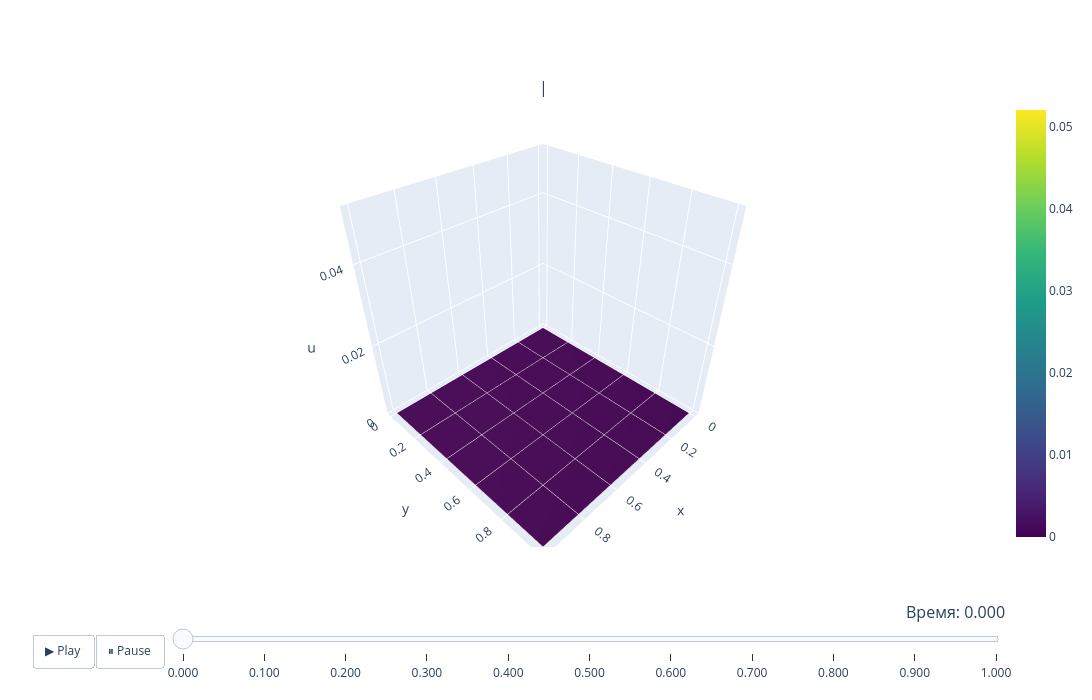

The notebook cell saved with this chart:
### Markdown cell above
### Поверхности

### Code cell
z_min = R.min()
z_max = R.max()

fig = make_subplots(
    rows=1, cols=1, 
    subplot_titles=("|u - v|"),
    specs=[[{"type": "surface"}]]
)

trace_R = go.Surface(
    x=x, y=y, z=R[:, :, 0].T,
    cmin=z_min, cmax=z_max, colorscale='Viridis', colorbar=dict(x=1.0)
)
fig.add_trace(trace_R, row=1, col=1)

frames = []
for k in range(len(t)):
    frames.append(
        go.Frame(
            data=[
                go.Surface(z=R[:, :, k].T),
            ],
            name=f"t = {t[k]:.3f}"
        )
    )
fig.frames = frames

updatemenus = [
    {
        "buttons": [
            {
                "args": [None, {"frame": {"duration": 200, "redraw": True}, "fromcurrent": True}],
                "label": "▶ Play",
                "method": "animate"
            },
            {
                "args": [[None], {"frame": {"duration": 0, "redraw": True}, "mode": "immediate", "transition": {"duration": 0}}],
                "label": "⏸ Pause",
                "method": "animate"
            }
        ],
        "direction": "left",
        "pad": {"r": 10, "t": 87},
        "showactive": False,
        "type": "buttons",
        "x": 0.1,
        "xanchor": "right",
        "y": 0,
        "yanchor": "top"
    }
]

sliders = [
    {
        "active": 0,
        "yanchor": "top",
        "xanchor": "left",
        "currentvalue": {
            "font": {"size": 16},
            "prefix": "Время: ",
            "visible": True,
            "xanchor": "right"
        },
        "transition": {"duration": 100, "easing": "cubic-in-out"},
        "pad": {"b": 10, "t": 50},
        "len": 0.9,
        "x": 0.1,
        "y": 0,
        "steps": [
            {
                "args": [[f"t = {t[k]:.3f}"], {"frame": {"duration": 100, "redraw": True}, "mode": "immediate"}],
                "label": f"{t[k]:.3f}",
                "method": "animate"
            } for k in range(len(t))
        ]
    }
]

scene_config = dict(
    xaxis=dict(title='x'),
    yaxis=dict(title='y'),
    zaxis=dict(title='u', range=[z_min, z_max])
)

fig.update_layout(
    updatemenus=updatemenus,
    sliders=sliders,
    width=1200,
    height=700,
    scene=scene_config,
    scene2=scene_config 
)

fig.show()

### Figure 1 — Plotly figure (JSON) as saved in the notebook; plotly's stock layout.template omitted (floating-point values rounded to 4 significant figures)
{"data": [{"cmax": 0.05205, "cmin": 0, "colorbar": {"x": 1}, "colorscale": [[0, "#440154"], [0.1111, "#482878"], [0.2222, "#3e4989"], [0.3333, "#31688e"], [0.4444, "#26828e"], [0.5556, "#1f9e89"], [0.6667, "#35b779"], [0.7778, "#6ece58"], [0.8889, "#b5de2b"], [1, "#fde725"]], "scene": "scene", "type": "surface", "x": [0.0, 0.1, 0.2, 0.3, 0.4, 0.5, 0.6, 0.7, 0.8, 0.9, 1.0], "y": [0.0, 0.1, 0.2, 0.3, 0.4, 0.5, 0.6, 0.7, 0.8, 0.9, 1.0], "z": [[0.0, 0.0, 0.0, 0.0, 0.0, 0.0, 0.0, 0.0, 0.0, 0.0, 0.0], [0.0, 0.0, 0.0, 0.0, 0.0, 0.0, 0.0, 0.0, 0.0, 0.0, 0.0], [0.0, 0.0, 0.0, 0.0, 0.0, 0.0, 0.0, 0.0, 0.0, 0.0, 0.0], [0.0, 0.0, 0.0, 0.0, 0.0, 0.0, 0.0, 0.0, 0.0, 0.0, 0.0], [0.0, 0.0, 0.0, 0.0, 0.0, 0.0, 0.0, 0.0, 0.0, 0.0, 0.0], [0.0, 0.0, 0.0, 0.0, 0.0, 0.0, 0.0, 0.0, 0.0, 0.0, 0.0], [0.0, 0.0, 0.0, 0.0, 0.0, 0.0, 0.0, 0.0, 0.0, 0.0, 0.0], [0.0, 0.0, 0.0, 0.0, 0.0, 0.0, 0.0, 0.0, 0.0, 0.0, 0.0], [0.0, 0.0, 0.0, 0.0, 0.0, 0.0, 0.0, 0.0, 0.0, 0.0, 0.0], [0.0, 0.0, 0.0, 0.0, 0.0, 0.0, 0.0, 0.0, 0.0, 0.0, 0.0], [0.0, 0.0, 0.0, 0.0, 0.0, 0.0, 0.0, 0.0, 0.0, 0.0, 0.0]]}], "layout": {"annotations": [{"font": {"size": 16}, "showarrow": false, "text": "|", "x": 0.5, "xanchor": "center", "xref": "paper", "y": 1, "yanchor": "bottom", "yref": "paper"}], "height": 700, "scene": {"domain": {"x": [0, 1], "y": [0, 1]}, "xaxis": {"title": {"text": "x"}}, "yaxis": {"title": {"text": "y"}}, "zaxis": {"range": [0, 0.05205], "title": {"text": "u"}}}, "scene2": {"xaxis": {"title": {"text": "x"}}, "yaxis": {"title": {"text": "y"}}, "zaxis": {"range": [0, 0.05205], "title": {"text": "u"}}}, "sliders": [{"active": 0, "currentvalue": {"font": {"size": 16}, "prefix": "Время: ", "visible": true, "xanchor": "right"}, "len": 0.9, "pad": {"b": 10, "t": 50}, "steps": [{"args": [["t = 0.000"], {"frame": {"duration": 100, "redraw": true}, "mode": "immediate"}], "label": "0.000", "method": "animate"}, {"args": [["t = 0.100"], {"frame": {"duration": 100, "redraw": true}, "mode": "immediate"}], "label": "0.100", "method": "animate"}, {"args": [["t = 0.200"], {"frame": {"duration": 100, "redraw": true}, "mode": "immediate"}], "label": "0.200", "method": "animate"}, {"args": [["t = 0.300"], {"frame": {"duration": 100, "redraw": true}, "mode": "immediate"}], "label": "0.300", "method": "animate"}, {"args": [["t = 0.400"], {"frame": {"duration": 100, "redraw": true}, "mode": "immediate"}], "label": "0.400", "method": "animate"}, {"args": [["t = 0.500"], {"frame": {"duration": 100, "redraw": true}, "mode": "immediate"}], "label": "0.500", "method": "animate"}, {"args": [["t = 0.600"], {"frame": {"duration": 100, "redraw": true}, "mode": "immediate"}], "label": "0.600", "method": "animate"}, {"args": [["t = 0.700"], {"frame": {"duration": 100, "redraw": true}, "mode": "immediate"}], "label": "0.700", "method": "animate"}, {"args": [["t = 0.800"], {"frame": {"duration": 100, "redraw": true}, "mode": "immediate"}], "label": "0.800", "method": "animate"}, {"args": [["t = 0.900"], {"frame": {"duration": 100, "redraw": true}, "mode": "immediate"}], "label": "0.900", "method": "animate"}, {"args": [["t = 1.000"], {"frame": {"duration": 100, "redraw": true}, "mode": "immediate"}], "label": "1.000", "method": "animate"}], "transition": {"duration": 100, "easing": "cubic-in-out"}, "x": 0.1, "xanchor": "left", "y": 0, "yanchor": "top"}], "updatemenus": [{"buttons": [{"args": [null, {"frame": {"duration": 200, "redraw": true}, "fromcurrent": true}], "label": "▶ Play", "method": "animate"}, {"args": [[null], {"frame": {"duration": 0, "redraw": true}, "mode": "immediate", "transition": {"duration": 0}}], "label": "⏸ Pause", "method": "animate"}], "direction": "left", "pad": {"r": 10, "t": 87}, "showactive": false, "type": "buttons", "x": 0.1, "xanchor": "right", "y": 0, "yanchor": "top"}], "width": 1200}}
